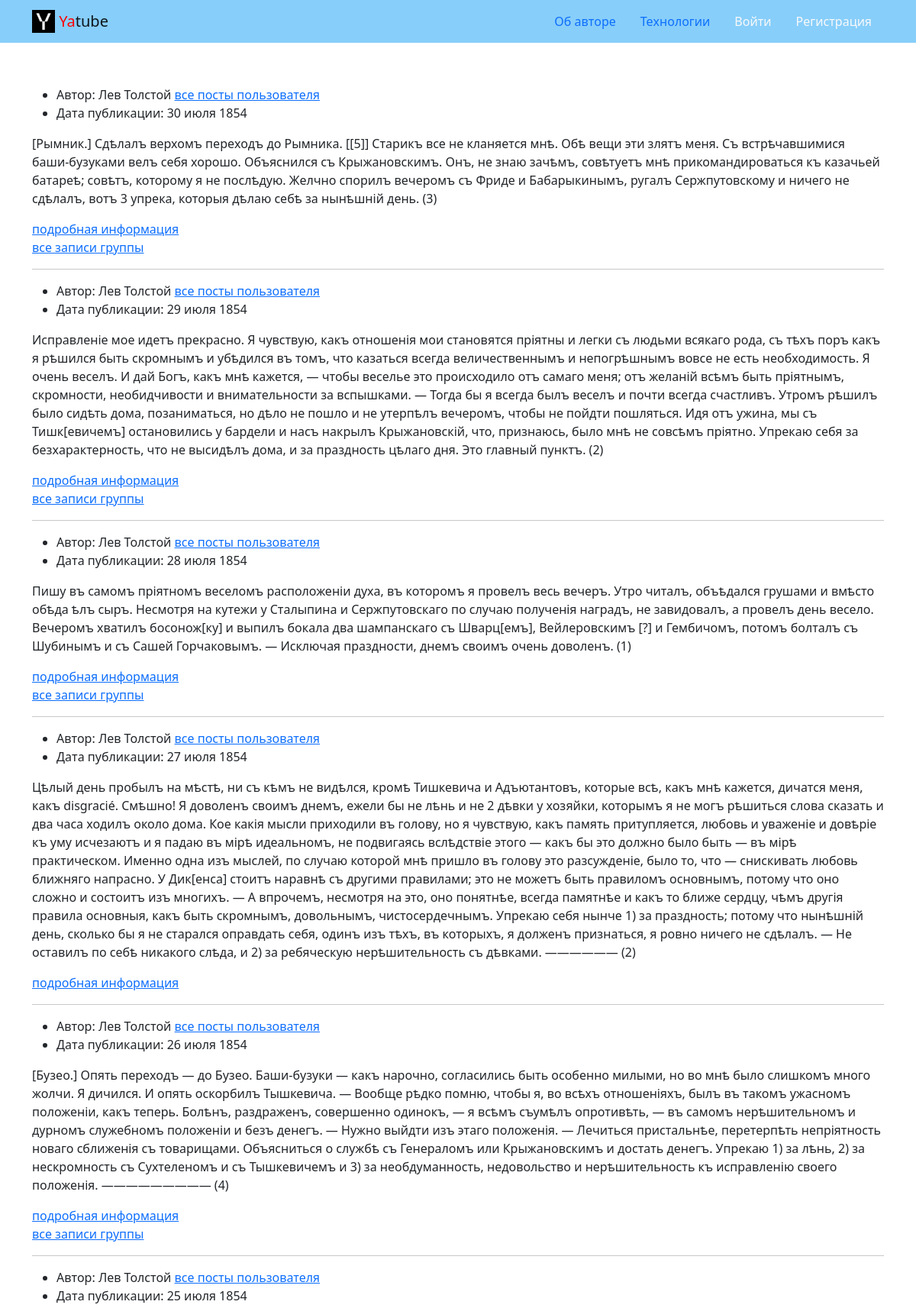
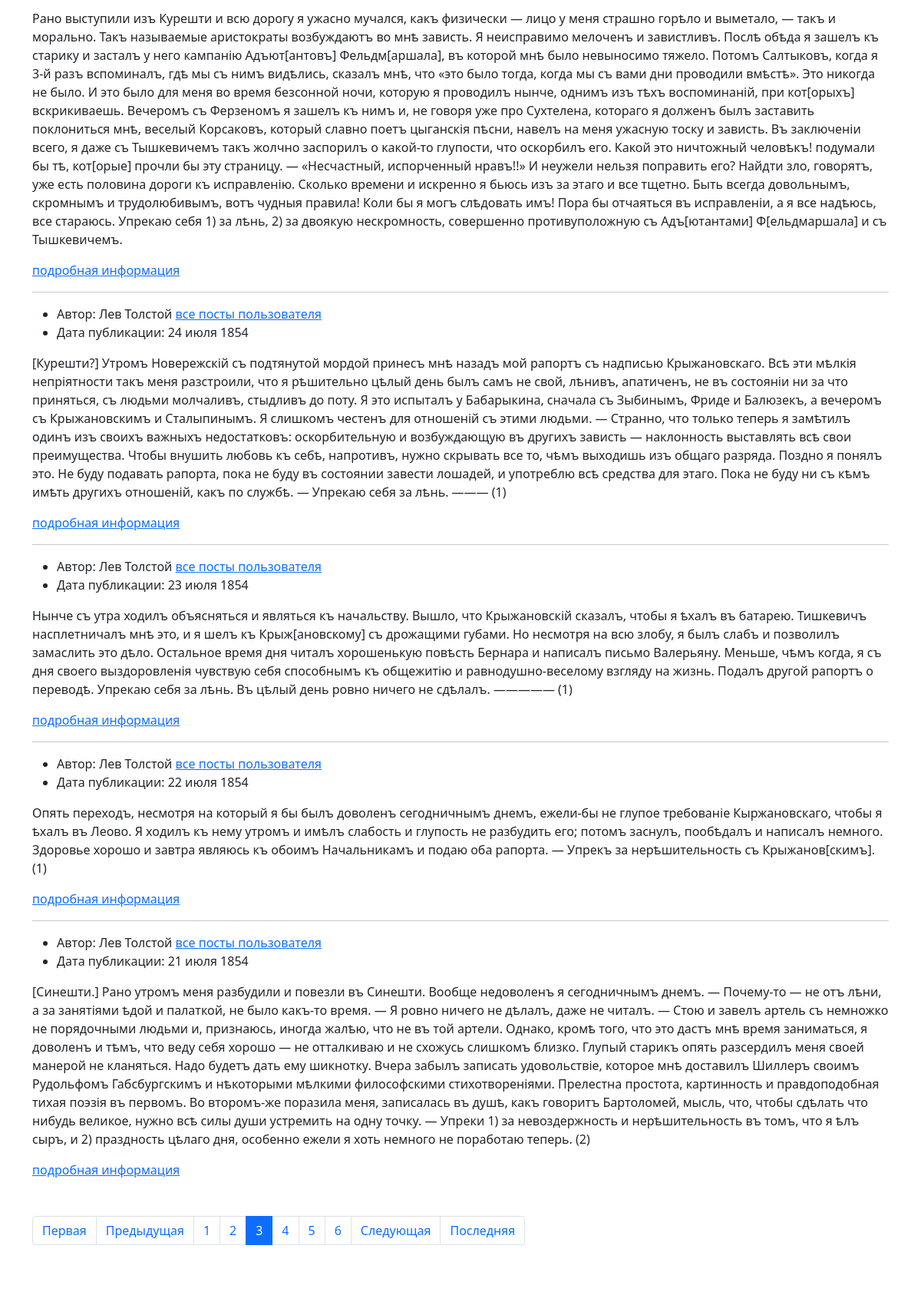
/?page=3 (upper part), run on the app's committed database (2 pictures, top to bottom).
### posts/models.py (models this page shows, shortened)
class Post(CreatedModel):
    text = models.TextField(
        'Текст поста',
        help_text='Введите текст поста'
    )
    author = models.ForeignKey(
        User,
        on_delete=models.CASCADE,
        related_name='posts',
        verbose_name='Автор'
    )
    group = models.ForeignKey(
        Group,
        blank=True,
        null=True,
        on_delete=models.SET_NULL,
        related_name='posts',
        verbose_name='Группа',
        help_text='Группа, к которой будет относиться пост'
    )
    image = models.ImageField(
        'Картинка',
        upload_to='posts/',
        blank=True
    )
    class Meta:
        ordering = ('-pub_date',)
        verbose_name = 'Пост'
        verbose_name_plural = 'Посты'

### posts/views.py (the view)
# urls.py: path('', views.index, name='index'),
def index(request):
    post_list = Post.objects.select_related('group')
    page_obj = posts_paginator(request, post_list, POSTS_PER_PAGE)
    return render(request, 'posts/index.html', {'page_obj': page_obj})

### core/context_processors/year.py (called while the page is built)
def year(request):
    return {
        'year': datetime.datetime.now().year
    }

### posts/utils.py (called while the page is built)
def posts_paginator(request, post_list: QuerySet, posts_count: int):
    paginator = Paginator(post_list, posts_count)
    page_number = request.GET.get('page')
    page_obj = paginator.get_page(page_number)
    return page_obj

### templates/posts/index.html (shortened to what this page needs)
{% extends 'base.html' %}
{% block content %}
  {% load cache %}
  {% cache 20 index_page page_obj %}
  {% for post in page_obj %}
    {% include 'posts/includes/post_text.html' %}
    {% if post.group %}
      <a href="{% url 'posts:group_list' post.group.slug %}">все записи группы</a>
    {% endif %}
    {% if not forloop.last %}
      <hr>
    {% endif %}
  {% endfor %}
  {% endcache %}
  {% include 'posts/includes/paginator.html' %}
{% endblock %}

### templates/posts/includes/post_text.html (shortened to what this page needs)
{% load thumbnail %}
<article>
  <ul>
    <li>
      Автор: {{ post.author.get_full_name }}
      <a href="{% url 'posts:profile' post.author.username %}">все посты пользователя</a>
    </li>
    <li>
      Дата публикации: {{ post.pub_date|date:"d E Y" }}
    </li>
  </ul>
  <p>{{ post.text }}</p>
  <a href="{% url 'posts:post_detail' post.id %}">подробная информация</a>
</article>

### data on the page
Post: author.get_full_name "Лев Толстой", pub_date "30 июля 1854", text "[Рымник.] Сдѣлалъ верхомъ переходъ до Рымника. [[5]] Старикъ все не кланяется мнѣ. Обѣ вещи эти злятъ меня. Съ встрѣчавшимися баши-бузуками велъ себя хорошо. Объяснился съ Крыжановскимъ. Онъ, не знаю зачѣмъ, совѣтуетъ мнѣ прикомандироваться къ казачьей батареѣ; совѣтъ, которому я не послѣдую. Желчно спорилъ вечеромъ съ Фриде и Бабарыкинымъ, ругалъ Сержпутовскому и ничего не сдѣлалъ, вотъ 3 упрека, которыя дѣлаю себѣ за нынѣшній день. (3)", shows "все записи группы"
Post: author.get_full_name "Лев Толстой", pub_date "29 июля 1854", text "Исправленіе мое идетъ прекрасно. Я чувствую, какъ отношенія мои становятся пріятны и легки съ людьми всякаго рода, съ тѣхъ поръ какъ я рѣшился быть скромнымъ и убѣдился въ томъ, что казаться всегда величественнымъ и непогрѣшнымъ вовсе не есть необходимость. Я очень веселъ. И дай Богъ, какъ мнѣ кажется, — чтобы веселье это происходило отъ самаго меня; отъ желаній всѣмъ быть пріятнымъ, скромности, необидчивости и внимательности за вспышками. — Тогда бы я всегда былъ веселъ и почти всегда счастливъ. Утромъ рѣшилъ было сидѣть дома, позаниматься, но дѣло не пошло и не утерпѣлъ вечеромъ, чтобы не пойдти пошляться. Идя отъ ужина, мы съ Тишк[евичемъ] остановились у бардели и насъ накрылъ…", shows "все записи группы"
Post: author.get_full_name "Лев Толстой", pub_date "28 июля 1854", text "Пишу въ самомъ пріятномъ веселомъ расположеніи духа, въ которомъ я провелъ весь вечеръ. Утро читалъ, объѣдался грушами и вмѣсто обѣда ѣлъ сыръ. Несмотря на кутежи у Сталыпина и Сержпутовскаго по случаю полученія наградъ, не завидовалъ, а провелъ день весело. Вечеромъ хватилъ босонож[ку] и выпилъ бокала два шампанскаго съ Шварц[емъ], Вейлеровскимъ [?] и Гембичомъ, потомъ болталъ съ Шубинымъ и съ Сашей Горчаковымъ. — Исключая праздности, днемъ своимъ очень доволенъ. (1)", shows "все записи группы"
Post: author.get_full_name "Лев Толстой", pub_date "27 июля 1854", text "Цѣлый день пробылъ на мѣстѣ, ни съ кѣмъ не видѣлся, кромѣ Тишкевича и Адъютантовъ, которые всѣ, какъ мнѣ кажется, дичатся меня, какъ disgracié. Смѣшно! Я доволенъ своимъ днемъ, ежели бы не лѣнь и не 2 дѣвки у хозяйки, которымъ я не могъ рѣшиться слова сказать и два часа ходилъ около дома. Кое какія мысли приходили въ голову, но я чувствую, какъ память притупляется, любовь и уваженіе и довѣріе къ уму исчезаютъ и я падаю въ мірѣ идеальномъ, не подвигаясь вслѣдствіе этого — какъ бы это должно было быть — въ мірѣ практическом. Именно одна изъ мыслей, по случаю которой мнѣ пришло въ голову это разсужденіе, было то, что — снискивать любовь ближняго напрасно. У Дик[енса] стоитъ наравнѣ съ другими…"
Post: author.get_full_name "Лев Толстой", pub_date "26 июля 1854", text "[Бузео.] Опять переходъ — до Бузео. Баши-бузуки — какъ нарочно, согласились быть особенно милыми, но во мнѣ было слишкомъ много жолчи. Я дичился. И опять оскорбилъ Тышкевича. — Вообще рѣдко помню, чтобы я, во всѣхъ отношеніяхъ, былъ въ такомъ ужасномъ положеніи, какъ теперь. Болѣнъ, раздраженъ, совершенно одинокъ, — я всѣмъ съумѣлъ опротивѣть, — въ самомъ нерѣшительномъ и дурномъ служебномъ положеніи и безъ денегъ. — Нужно выйдти изъ этаго положенія. — Лечиться пристальнѣе, перетерпѣть непріятность новаго сближенія съ товарищами. Объясниться о службѣ съ Генераломъ или Крыжановскимъ и достать денегъ. Упрекаю 1) за лѣнь, 2) за нескромность съ Сухтеленомъ и съ Тышкевичемъ и 3) за…", shows "все записи группы"
Post: author.get_full_name "Лев Толстой", pub_date "25 июля 1854", text "Рано выступили изъ Курешти и всю дорогу я ужасно мучался, какъ физически — лицо у меня страшно горѣло и выметало, — такъ и морально. Такъ называемые аристократы возбуждаютъ во мнѣ зависть. Я неисправимо мелоченъ и завистливъ. Послѣ обѣда я зашелъ къ старику и засталъ у него кампанію Адъют[антовъ] Фельдм[аршала], въ которой мнѣ было невыносимо тяжело. Потомъ Салтыковъ, когда я 3-й разъ вспоминалъ, гдѣ мы съ нимъ видѣлись, сказалъ мнѣ, что «это было тогда, когда мы съ вами дни проводили вмѣстѣ». Это никогда не было. И это было для меня во время безсонной ночи, которую я проводилъ нынче, однимъ изъ тѣхъ воспоминаній, при кот[орыхъ] вскрикиваешь. Вечеромъ съ Ферзеномъ я зашелъ къ нимъ и, не…"
Post: author.get_full_name "Лев Толстой", pub_date "24 июля 1854", text "[Курешти?] Утромъ Новережскій съ подтянутой мордой принесъ мнѣ назадъ мой рапортъ съ надписью Крыжановскаго. Всѣ эти мѣлкія непріятности такъ меня разстроили, что я рѣшительно цѣлый день былъ самъ не свой, лѣнивъ, апатиченъ, не въ состояніи ни за что приняться, съ людьми молчаливъ, стыдливъ до поту. Я это испыталъ у Бабарыкина, сначала съ Зыбинымъ, Фриде и Балюзекъ, а вечеромъ съ Крыжановскимъ и Сталыпинымъ. Я слишкомъ честенъ для отношеній съ этими людьми. — Странно, что только теперь я замѣтилъ одинъ изъ своихъ важныхъ недостатковъ: оскорбительную и возбуждающую въ другихъ зависть — наклонность выставлять всѣ свои преимущества. Чтобы внушить любовь къ себѣ, напротивъ, нужно скрывать все…"
Post: author.get_full_name "Лев Толстой", pub_date "23 июля 1854", text "Нынче съ утра ходилъ объясняться и являться къ начальству. Вышло, что Крыжановскій сказалъ, чтобы я ѣхалъ въ батарею. Тишкевичъ насплетничалъ мнѣ это, и я шелъ къ Крыж[ановскому] съ дрожащими губами. Но несмотря на всю злобу, я былъ слабъ и позволилъ замаслить это дѣло. Остальное время дня читалъ хорошенькую повѣсть Бернара и написалъ письмо Валерьяну. Меньше, чѣмъ когда, я съ дня своего выздоровленія чувствую себя способнымъ къ общежитію и равнодушно-веселому взгляду на жизнь. Подалъ другой рапортъ о переводѣ. Упрекаю себя за лѣнь. Въ цѣлый день ровно ничего не сдѣлалъ. ————— (1)"
Post: author.get_full_name "Лев Толстой", pub_date "22 июля 1854", text "Опять переходъ, несмотря на который я бы былъ доволенъ сегодничнымъ днемъ, ежели-бы не глупое требованіе Кыржановскаго, чтобы я ѣхалъ въ Леово. Я ходилъ къ нему утромъ и имѣлъ слабость и глупость не разбудить его; потомъ заснулъ, пообѣдалъ и написалъ немного. Здоровье хорошо и завтра являюсь къ обоимъ Начальникамъ и подаю оба рапорта. — Упрекъ за нерѣшительность съ Крыжанов[скимъ]. (1)"
Post: author.get_full_name "Лев Толстой", pub_date "21 июля 1854", text "[Синешти.] Рано утромъ меня разбудили и повезли въ Синешти. Вообще недоволенъ я сегодничнымъ днемъ. — Почему-то — не отъ лѣни, а за занятіями ѣдой и палаткой, не было какъ-тο время. — Я ровно ничего не дѣлалъ, даже не читалъ. — Стою и завелъ артель съ немножко не порядочными людьми и, признаюсь, иногда жалѣю, что не въ той артели. Однако, кромѣ того, что это дастъ мнѣ время заниматься, я доволенъ и тѣмъ, что веду себя хорошо — не отталкиваю и не схожусь слишкомъ близко. Глупый старикъ опять разсердилъ меня своей манерой не кланяться. Надо будетъ дать ему шикнотку. Вчера забылъ записать удовольствіе, которое мнѣ доставилъ Шиллеръ своимъ Рудольфомъ Габсбургскимъ и нѣкоторыми мѣлкими…"

### other printed values
{{ i }} "1" "2" "4" "5" "6"
{{ i }} "3"
